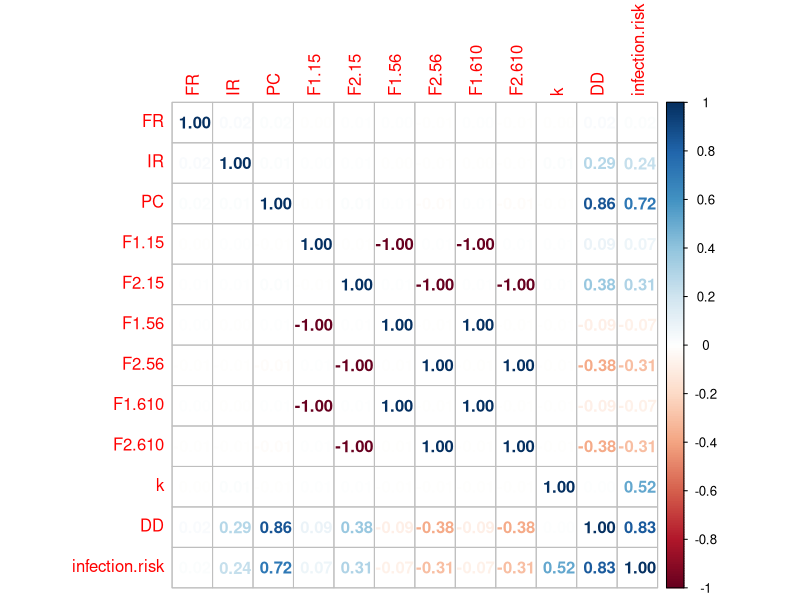
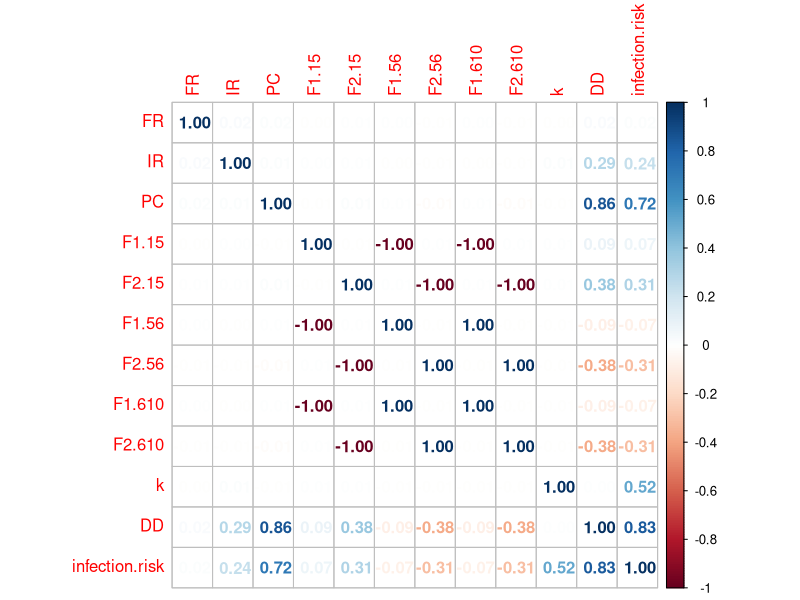
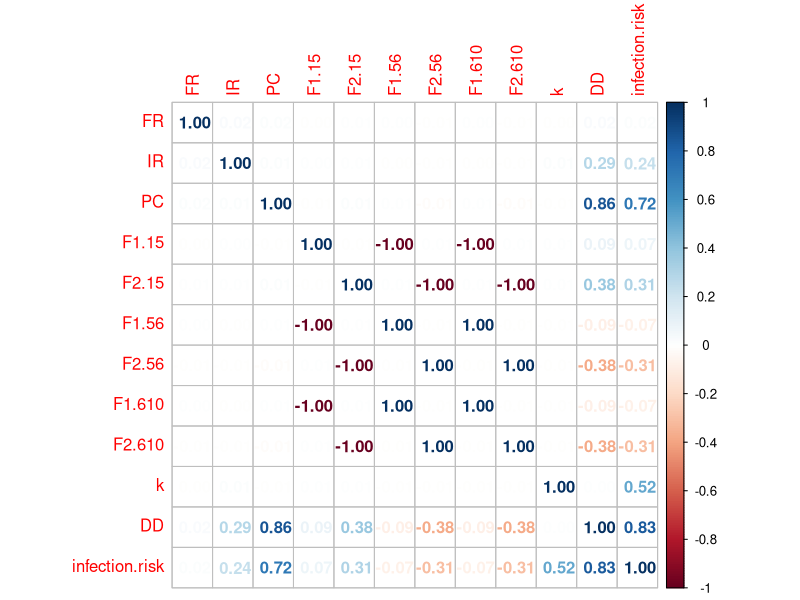
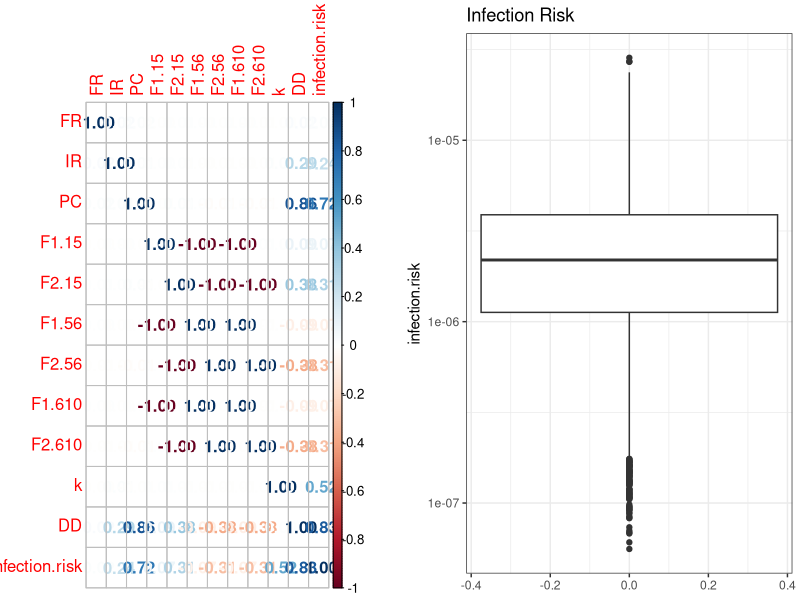
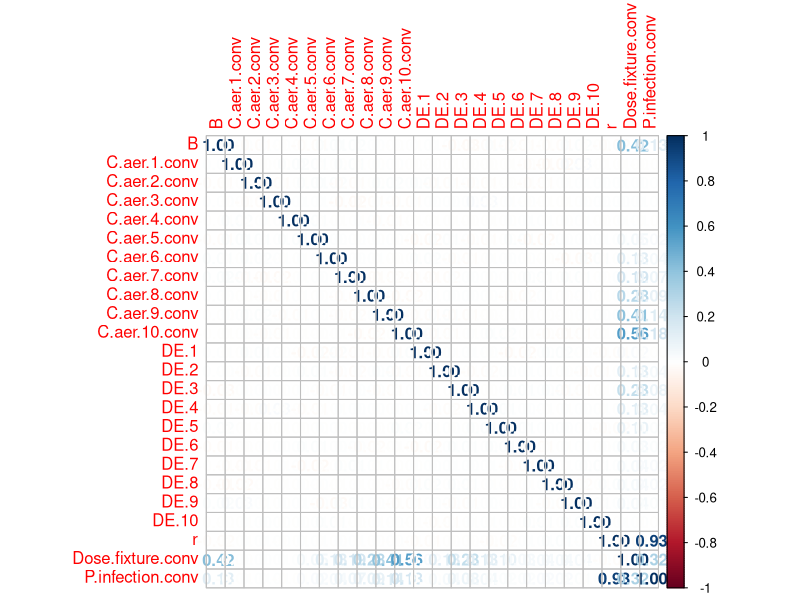
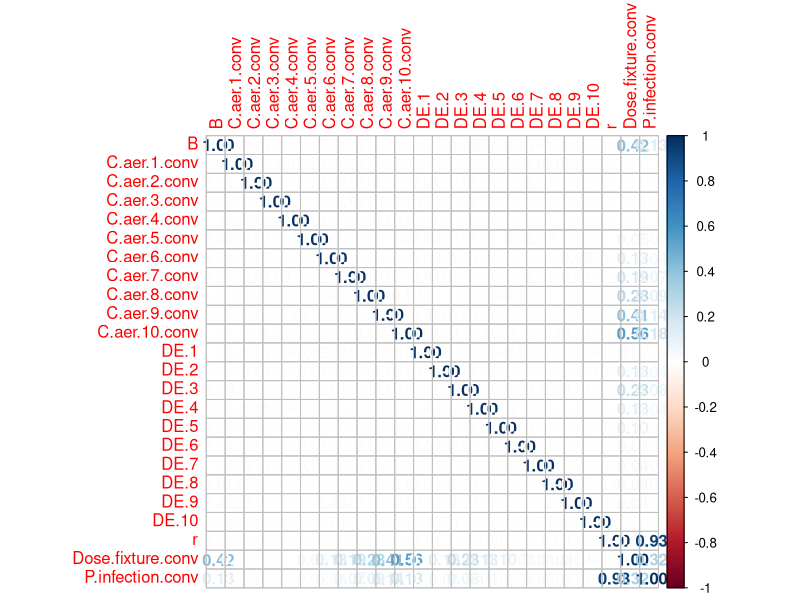
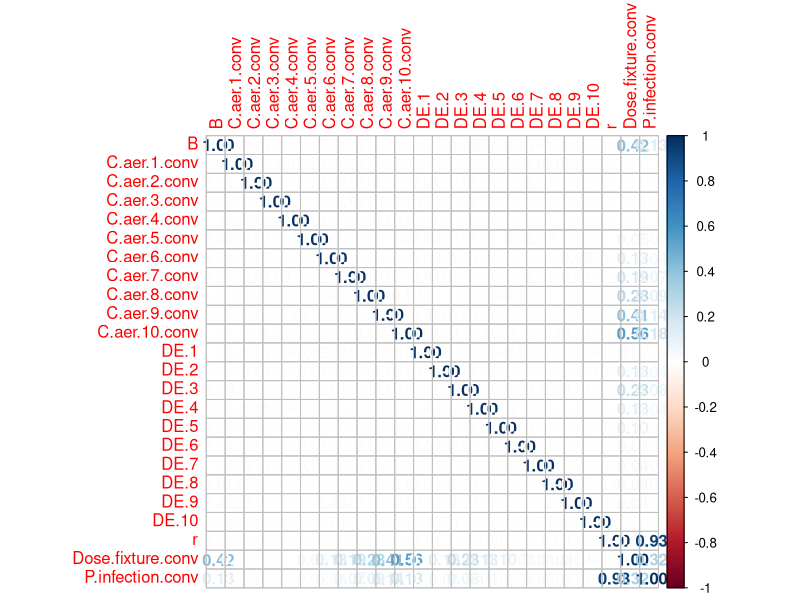
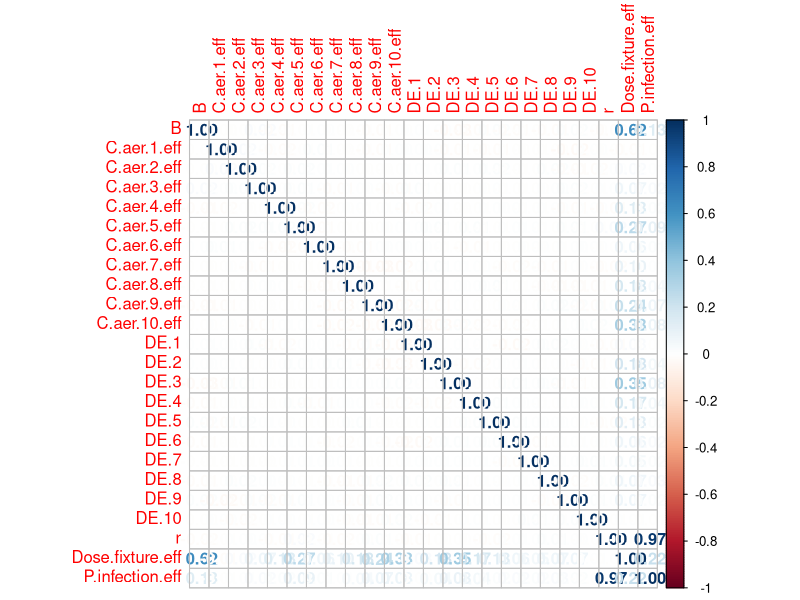

Source code (R) for these figures, in order:
# Amanda Wilson (AW)
# Environmental Health Sciences PhD student
# University of Arizona

#--------------------------Notes-----------------------------------------------------------

# 1/15/2020 - Began stochastic adjustments to Schoen & Ashbolt (2011) paper -AW



#------------------------------------------------------------------------------------------




#---------PART 1 - STOCHASTIC APPROACH TO SCHOEN & ASHBOLT (2011) MODEL--------------------



# This model is based on one discussed by Schoen & Ashbolt (2011) An in-premise model for
# Legionella exposure during showering events

schoen.ashbolt<-function(iterations,showerduration,C.water){
  
  #model function inputs
        #1-iterations
        #2-shower duration (minutes)
        #3-C.water (concentration of L. pneumophila in water - CFU/mL)
  
  #-----------model input parameters--------------------------
  
  #flow rate (L/hr)
  FR<-runif(iterations,350,370)
  #min = best estimate - 10 L/hr
  #max = best estimate + 10 L/hr
  #ARBITRARY BOUNDS RIGHT NOW
  
  #inhalation rate (m^3/hr)
  IR<-runif(iterations,0.72,1.5)
  #min = best estimate value
  #max = high value
  
  #partitioning coefficient
  PC<-runif(iterations,10^-6,1.9e-05)
  #min = low value
  #max = (Best estimate value - low value) + Best estimate value
  
  #-------aerosolizing parameters--------------------------------
  
  #----------aerosol size 1 - 5 um--------------
  
  #fraction of total aerosolized organisms in aeorosol size 1-5
  F1.15<-runif(iterations,0.75,1)
  #min = best estimate value
  #max = high value
  
  #fraction of total aerosols of size range 1-5um deposited at the alveoli
  F2.15<-runif(iterations,0.2,0.54)
  #min = best estimate value
  #max = high value
  
  #---------aerosol size 5 - 6 um---------------
  
  #fraction of total aerosolized organisms in aeorosol size 5-6
  F1.56<-(1-F1.15)*0.36
  #12% of aerosols other than 1-5
  
  #fraction of total aerosols of size range 5-6 deposited at the alveoli
  F2.56<-(1-F2.15)*0.125
  
  #--------aerosol size 6 - 10 um----------------
  
  #fraction of total aerosolized organisms in aerosol size 6-10
  F1.610<-(1-F1.15)*0.56
  
  #fraction of total aerosols of size range 6-10 deposited at the alveoli
  F2.610<-(1-F2.15)*0.0125
  
  ###########################################################
  
  #concentration of legionella in water (CFU/L)
  #c.water<-W.water/V.water #I think this equation is only needed if accounting for biofilm
  
  #exponential dose response
  k<-rlnorm(iterations,-2.93,0.49)
  #k<-5.99e-02
  #initializing vectors
  DD<-rep(0,iterations)
  infection.risk<-rep(0,iterations)
  
  C.air<-rep(0,iterations)
  V.air<-rep(0,iterations)
  exposure<-rep(0,iterations)
  exposure.char<-rep(0,iterations)
  
    #convert minutes to hour by dividing by 60
    exposure<-showerduration/60
    
    #volume of water used in shower  
    V.water<-FR*exposure
    
    V.air<-IR*exposure
    
    C.water.converted<-C.water*1000 #convert CFU/mL to CFU/L
    
    #concentration of legionella in air (CFU/m^3)
    C.air<-C.water.converted*PC
    
    #calculating deposited dose
    DD<-C.air*V.air*((F1.15*F2.15)+(F1.56*F2.56)+(F1.610*F2.610))
    
    #calculating infection risk
    infection.risk<-1-exp(-k*(DD))
    
    #saving inputs and outputs
    
    model<<-data.frame(FR=FR,IR=IR,PC=PC,F1.15=F1.15,F2.15=F2.15,F1.56=F1.56,F2.56=F2.56,F1.610=F1.610,
                       F2.610=F2.610,k=k,DD=DD,infection.risk=infection.risk)
    require(ggplot2)
    require(ggpubr)
    require(corrplot)
    require(gridExtra)
    require(grid)
    require(gridGraphics)
    
    mydata.cor=cor(model,method=c("spearman"))
    View(mydata.cor)
    corrplot(mydata.cor,method="number")
    grid.echo()
    plot1<-grid.grab()
    #grid.draw(plot1)
    
    plot2<-ggplot(data=model)+geom_boxplot(aes(y=infection.risk))+ggtitle("Infection Risk")+
      scale_y_continuous(trans="log10")+theme_bw()
    
    windows()
    grid.arrange(plot1,plot2,nrow=1,ncol=2)
    
  }
  

schoen.ashbolt(10000,8,.1)


#--------PART 2 - HAMILTON ET AL. (2019) MODEL----------------------------------------------

# This model is based on one discussed by Hamilton et al. (2019) Risk-based critical levels
# of Legionella pneumophila for indoor water uses. Environmental Science & Technology.

# "volume of aerosols of various size diameters that are large enough to hold
# L. pneumophila bacteria but small enough to deposit at the alveoli (1 um < diameter < 10um)
# were considered" - equation 2 from paper
  

hamilton<-function(iterations,showerduration,C.water){
  
  
  #model function inputs
  #1-iterations
  #2-shower duration (minutes)
  #3-C.water (concentration of L. pneumophila in water - CFU/mL)


#truncnorm dist
require(truncnorm)

#vectors for loop

#Dose for conventional fixture
Dose.fixture.conv<-rep(0,iterations)

#Dose for water efficient fixture
Dose.fixture.eff<-rep(0,iterations)

#Breathing rate
B<-rep(0,iterations)

#Exposure time
t.shower<-rep(0,iterations)

#Concentration of legionella in water
C.leg<-rep(0,iterations)

#Probability of infection - conventional fixture
P.infection.conv<-rep(0,iterations)

#Probability of infection water efficient fixture
P.infection.eff<-rep(0,iterations)

  #Breathing rate (m^3/min)
  B<-runif(iterations,0.013,0.017)
  
  #Exposure duration (min)
  t.shower<-showerduration
  
  #Legionella concentration
  C.leg<-C.water*1000
  
  #CONVENTIONAL
  #concentration of aerosols at diameter 1-2
  C.aer.1.conv<-rlnorm(iterations,17.5,0.30)
  
  #concentration of aerosols at diameter 2-3
  C.aer.2.conv<-rlnorm(iterations,17.5,0.17)
  
  #concentration of aerosols at diameter 3-6
  C.aer.3.conv<-rlnorm(iterations,19.5,0.35)
  C.aer.4.conv<-rlnorm(iterations,19.5,0.35)
  C.aer.5.conv<-rlnorm(iterations,19.5,0.35)
  
  #concentration of aerosols at diameter 6-10
  C.aer.6.conv<-rlnorm(iterations,20,0.31)
  C.aer.7.conv<-rlnorm(iterations,20,0.31)
  C.aer.8.conv<-rlnorm(iterations,20,0.31)
  C.aer.9.conv<-rlnorm(iterations,20,0.31)
  C.aer.10.conv<-rlnorm(iterations,20,0.31)
  
  #WATER EFFICIENT
  #concentration of aerosols at diameter 1-2
  C.aer.1.eff<-rlnorm(iterations,18.1,0.57)
  #concentration of aerosols at diameter 2-3
  C.aer.2.eff<-rlnorm(iterations,17.9,0.64)
  #concentration of aerosols at diameter 3-6
  C.aer.3.eff<-rlnorm(iterations,18.7,0.52)
  C.aer.4.eff<-rlnorm(iterations,18.7,0.52)
  C.aer.5.eff<-rlnorm(iterations,18.7,0.52)
  #concentration of aerosols at diameter 6-10
  C.aer.6.eff<-rlnorm(iterations,18.3,0.14)
  C.aer.7.eff<-rlnorm(iterations,18.3,0.14)
  C.aer.8.eff<-rlnorm(iterations,18.3,0.14)
  C.aer.8.eff<-rlnorm(iterations,18.3,0.14)
  C.aer.8.eff<-rlnorm(iterations,18.3,0.14)
  C.aer.9.eff<-rlnorm(iterations,18.3,0.14)
  C.aer.10.eff<-rlnorm(iterations,18.3,0.14)
  
  #deposition efficiencies
  DE.1<-runif(iterations,0.23,0.25)
  DE.2<-runif(iterations,0.40,0.53)
  DE.3<-runif(iterations,0.36,0.62)
  DE.4<-runif(iterations,0.29,0.61)
  DE.5<-runif(iterations,0.19,0.52)
  DE.6<-runif(iterations,0.10,0.4)
  DE.7<-runif(iterations,0.06,0.29)
  DE.8<-runif(iterations,0.03,0.19)
  DE.9<-runif(iterations,0.01,0.12)
  DE.10<-runif(iterations,0.01,0.06)
  
  #percent aerosolized
  F.1<-.1750
  F.2<-.1639
  F.3<-.1556
  F.4<-.0667
  F.5<-.0389
  F.6<-.0250
  F.7<-.0278
  F.8<-.0500
  F.9<-.0528
  F.10<-.0389
  
  #volume of aerosol for size bin i
  V.1<-(4/3)*pi*(1*10^(-6)/2)^3
  V.2<-(4/3)*pi*(2*10^(-6)/2)^3
  V.3<-(4/3)*pi*(3*10^(-6)/2)^3
  V.4<-(4/3)*pi*(4*10^(-6)/2)^3
  V.5<-(4/3)*pi*(5*10^(-6)/2)^3
  V.6<-(4/3)*pi*(6*10^(-6)/2)^3
  V.7<-(4/3)*pi*(7*10^(-6)/2)^3
  V.8<-(4/3)*pi*(8*10^(-6)/2)^3
  V.9<-(4/3)*pi*(9*10^(-6)/2)^3
  V.10<-(4/3)*pi*(10*10^(-6)/2)^3
  
  #conventional
  part1.conv<-(C.aer.1.conv*V.1)+(C.aer.2.conv*V.2)+(C.aer.3.conv*V.3)+
              (C.aer.4.conv*V.4)+(C.aer.5.conv*V.5)+(C.aer.6.conv*V.6)+
              (C.aer.7.conv*V.7)+(C.aer.8.conv*V.8)+(C.aer.9.conv*V.9)+
              (C.aer.10.conv*V.10)
  
  #efficient
  part1.eff<-(C.aer.1.eff*V.1)+(C.aer.2.eff*V.2)+(C.aer.3.eff*V.3)+
             (C.aer.4.eff*V.4)+(C.aer.5.eff*V.5)+(C.aer.6.eff*V.6)+
             (C.aer.7.eff*V.7)+(C.aer.8.eff*V.8)+(C.aer.9.eff*V.9)+
             (C.aer.10.eff*V.10)
  
  part2<-(F.1*DE.1)+(F.2*DE.2)+(F.3*DE.3)+(F.4*DE.4)+(F.5*DE.5)+
              (F.6*DE.6)+(F.7*DE.7)+(F.8*DE.8)+(F.9*DE.9)+(F.10*DE.10)
  
  
  #Dose (conventional fixture)
  Dose.fixture.conv<-C.leg*B*t.shower*part1.conv*part2
  
  #Dose (water efficient fixture)
  Dose.fixture.eff<-C.leg*B*t.shower*part1.eff*part2
  
  #Dose response parameter
  r<-rlnorm(iterations,-2.93,0.49)
  
  P.infection.conv<-1-exp(-r*Dose.fixture.conv)
  
  P.infection.eff<-1-exp(-r*Dose.fixture.eff)
  
  model.conv<<-data.frame(B=B,C.aer.1.conv,C.aer.2.conv,C.aer.3.conv,C.aer.4.conv,C.aer.5.conv,
                          C.aer.6.conv,C.aer.7.conv,C.aer.8.conv,C.aer.9.conv,C.aer.10.conv,DE.1,
                          DE.2,DE.3,DE.4,DE.5,DE.6,DE.7,DE.8,DE.9,DE.10,r,Dose.fixture.conv,
                          P.infection.conv)
  
  model.eff<<-data.frame(B=B,C.aer.1.eff,C.aer.2.eff,C.aer.3.eff,C.aer.4.eff,C.aer.5.eff,
                         C.aer.6.eff,C.aer.7.eff,C.aer.8.eff,C.aer.9.eff,C.aer.10.eff,DE.1,
                         DE.2,DE.3,DE.4,DE.5,DE.6,DE.7,DE.8,DE.9,DE.10,r,Dose.fixture.eff,
                         P.infection.eff)
  require(ggplot2)
  require(ggpubr)
  require(corrplot)
  require(gridExtra)
  require(grid)
  require(gridGraphics)
  
  mydata.cor.conv=cor(model.conv,method=c("spearman"))
  corrplot(mydata.cor.conv,method="number")
  grid.echo()
  plot1.conv<-grid.grab()
  #grid.draw(plot1)
  View(mydata.cor.conv)
  
  mydata.cor.eff=cor(model.eff,method=c("spearman"))
  corrplot(mydata.cor.eff,method="number")
  grid.echo()
  plot1.eff<-grid.grab()
  View(mydata.cor.eff)
  
  combinedinfection<-data.frame(infectionrisk=c(P.infection.eff,P.infection.conv),
                                type=c(rep("Water Efficient",iterations),rep("Conventional",iterations)))
  
    ggplot(data=combinedinfection)+geom_boxplot(aes(y=infectionrisk,x=type,group=type))+
    scale_y_continuous(trans="log10",name="Infection Risk")+theme_bw()+scale_x_discrete(name="Shower Type")

  }

hamilton(10000,8,.1)

#comparison

comparison<-function(iterations,showerduration,C.water){
  schoen.ashbolt(iterations,showerduration,C.water)
  hamilton(iterations,showerduration,C.water)
  
  infectionrisk.all<-c(model$infection.risk,model.conv$P.infection.conv,model.eff$P.infection.eff)
  infectionrisk.all<-c(infectionrisk.all,infectionrisk.all)
  model<-c(rep("Schoen & Ashbolt",iterations),rep("Hamilton",iterations*2),rep("Combined",iterations*3))
  showertype<-c(rep("conventional or unspecified",iterations*2),rep("water efficient",iterations),rep("combined",iterations*3))
  
  frameall<<-data.frame(infection.risk=infectionrisk.all,model=model,showertype=showertype)
  
  windows()
  ggplot(data=frameall)+geom_violin(aes(x=model,y=infectionrisk.all,colour=showertype),draw_quantiles = c(0.25,0.5,0.75))+scale_y_continuous(trans="log10",name="Infection Risk")+
  scale_x_discrete(name="Model Source")+scale_colour_discrete(name="Shower Type")+theme_pubr()
}

comparison(10000,8,.1)

A<-ggplot(frameall)+geom_density(aes(x=infection.risk,group=model,fill=model),alpha=0.3)+scale_x_continuous(trans="log10")
B<-ggplot(frameall)+geom_density(aes(x=infection.risk,group=showertype,fill=showertype),alpha=0.3)+scale_x_continuous(trans="log10")

ggarrange(A,B)

ggplot(frameall)+geom_density(aes(x=infection.risk,group=interaction(showertype,model),fill=interaction(showertype,model)),alpha=0.3)+scale_x_continuous(trans="log10")
